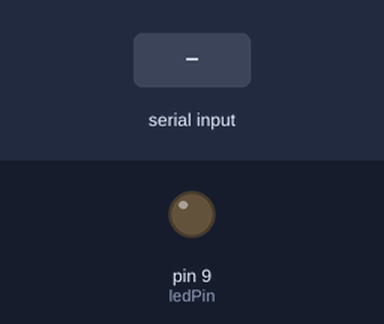
Recording of a sketch running on a simulated Arduino Uno, built with avr-gcc and run on an emulated ATmega328P. On the bench: output pins drawn as LEDs (lit = HIGH). The inputs (shaded band) are chosen by the test bench.

Above: at 1.2 s.
1.3 s: byte 30 received over Serial
At 2.2 s:
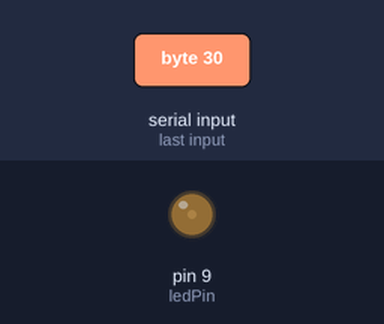
2.8 s: byte 90 received over Serial
At 3.4 s:
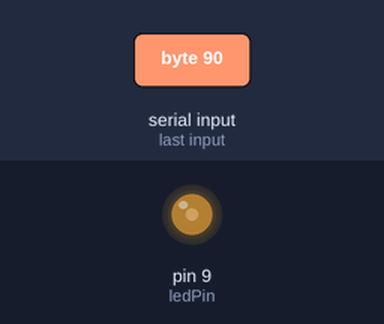
Timing chart, 0 to 5.8 s (numbered marks = the images above; inputs shaded):
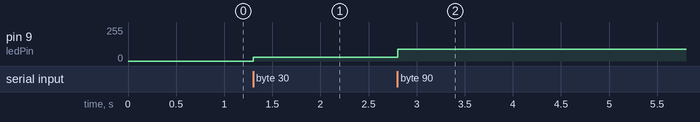

The sketch:

sk_3.ino
```cpp
const int ledPin = 9;      // the pin that the LED is attached to

void setup() {
  // initialize the serial communication:
  Serial.begin(9600);
  // initialize the ledPin as an output:
  pinMode(ledPin, OUTPUT);
}

void loop() {
  byte brightness;

  // check if data has been sent from the computer:
  if (Serial.available()) {
    // read the most recent byte (which will be from 0 to 255):
    brightness = Serial.read();
    // set the brightness of the LED:
    analogWrite(ledPin, brightness);
  }

  delay(10);
}
```

Measured:
- after the input at 1.3 s, pin 9 (ledPin): 0/255 → 30/255 at once
- after the input at 2.8 s, pin 9 (ledPin): 30/255 → 90/255 at once
